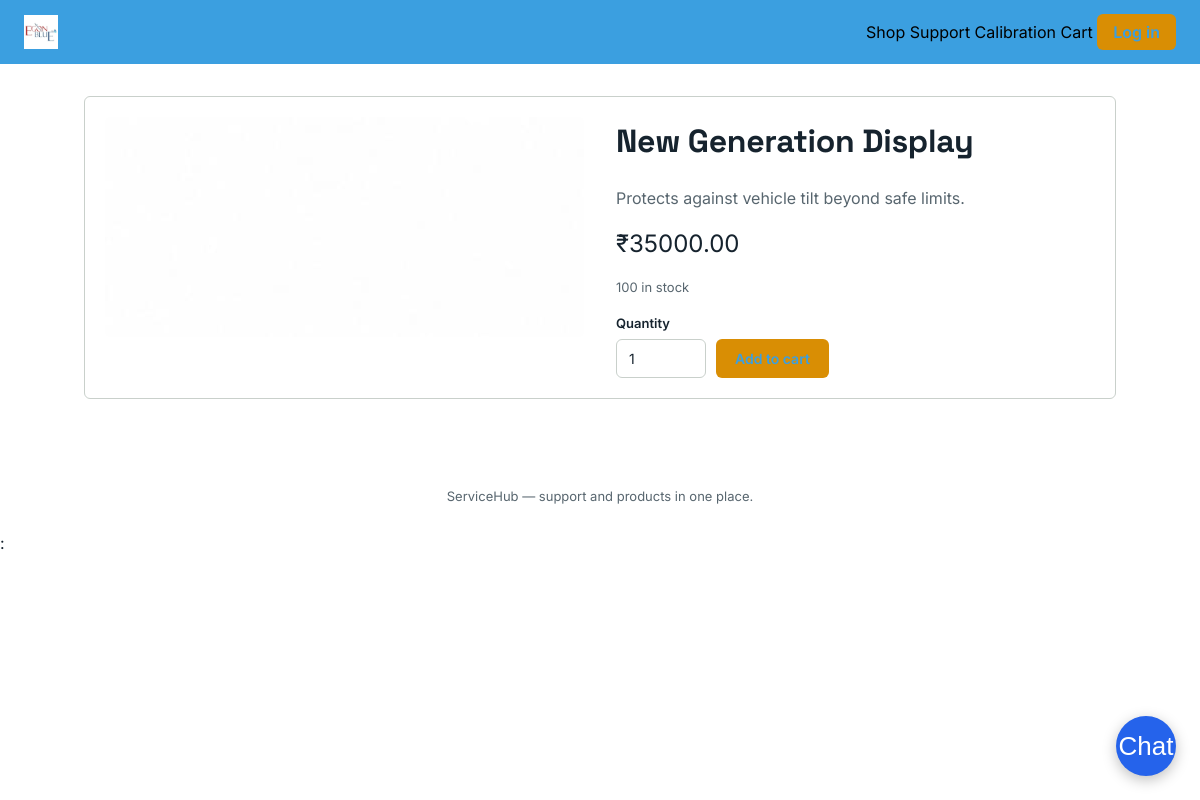
/products/6, run on the app's committed database.
### app.py (models this page shows)
class Product(db.Model):
    id = db.Column(db.Integer, primary_key=True)
    name = db.Column(db.String(200), nullable=False)
    description = db.Column(db.Text)
    price = db.Column(db.Float, nullable=False)
    stock = db.Column(db.Integer, default=0)
    image_url = db.Column(db.String(400))
    created_at = db.Column(db.DateTime, default=datetime.utcnow)

### app.py (the view)
@app.route('/products/<int:product_id>')
def product_detail(product_id):
    product = Product.query.get_or_404(product_id)
    return render_template('product_detail.html', product=product)

### templates/product_detail.html (shortened to what this page needs)
{% extends 'base.html' %}
{% block content %}
<div class="card" style="display:flex; gap:32px; flex-wrap:wrap;">
  <div style="flex:1; min-width:240px;">
    {% if product.image_url %}
    <div class="thumb thumb-img" style="height:220px; border-radius:6px; background-image:url('{{ product.image_url }}');"></div>
    {% else %}
    <div class="thumb" style="height:220px; border-radius:6px;">{{ product.name[:2].upper() }}</div>
    {% endif %}
  </div>
  <div style="flex:1; min-width:260px;">
    <h1 style="margin-top:0;">{{ product.name }}</h1>
    <p style="color:var(--ink-soft);">{{ product.description }}</p>
    <div class="price" style="font-size:24px; margin:16px 0;">&#8377;{{ '%.2f'|format(product.price) }}</div>
    <p style="font-size:13px; color:var(--ink-soft);">{{ product.stock }} in stock</p>
    <form method="post" action="{{ url_for('add_to_cart', product_id=product.id) }}" style="display:flex; gap:10px; align-items:end; margin-top:16px;">
      <div>
        <label>Quantity</label>
        <input type="number" name="quantity" value="1" min="1" max="{{ product.stock }}" style="width:90px;">
      </div>
      <button class="btn btn-amber" type="submit" {% if product.stock == 0 %}disabled{% endif %}>Add to cart</button>
    </form>
  </div>
</div>
{% endblock %}

### static/css/style.css (style rules this page uses)
:root { --navy: #3B9FE0; --navy-light: #5CB3E8; --paper: #FFFFFF; --paper-dim: #F0F7FC; --amber: #D98E04; --amber-dark: #B87500; --teal: #1F6F63; --red: #B23A3A; --ink: #16232E; --ink-soft: #58666F; --border: #C9D0CB; --radius: 6px; --font-display: 'Space Grotesk', sans-serif; --font-body: 'Inter', sans-serif; --font-mono: 'IBM Plex Mono', monospace; }
* { box-sizing: border-box; }
body { margin: 0; background: var(--paper); color: var(--ink); font-family: var(--font-body); line-height: 1.5; }
h1, h2, h3, .brand { font-family: var(--font-display); letter-spacing: -0.01em; }
.btn { display: inline-flex; align-items: center; gap: 6px; padding: 10px 18px; border-radius: var(--radius); border: 1px solid transparent; font-family: var(--font-body); font-weight: 600; font-size: 14px; cursor: pointer; transition: all .15s; }
.btn-amber { background: var(--amber); color: var(--navy); }
.card { background: #fff; border: 1px solid var(--border); border-radius: var(--radius); padding: 20px; }
label { display: block; font-size: 13px; font-weight: 600; margin-bottom: 6px; }
input[type=text], input[type=email], input[type=password], input[type=number], textarea, select { width: 100%; padding: 10px 12px; border: 1px solid var(--border); border-radius: var(--radius); font-family: var(--font-body); font-size: 14px; background: #fff; color: var(--ink); }

### data on the page
Product: image_url (picture), name "New Generation Display", description "Protects against vehicle tilt beyond safe limits.", price "35000.00", stock "100"
